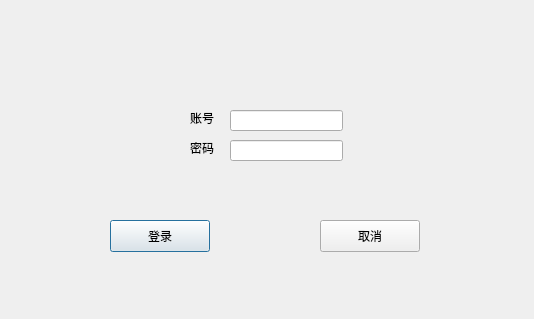
<?xml version="1.0" encoding="UTF-8"?>
<ui version="4.0">
 <class>LoginDialog</class>
 <widget class="QDialog" name="LoginDialog">
  <property name="geometry">
   <rect>
    <x>0</x>
    <y>0</y>
    <width>534</width>
    <height>319</height>
   </rect>
  </property>
  <property name="windowTitle">
   <string>LoginDialog</string>
  </property>
  <widget class="QLabel" name="label">
   <property name="geometry">
    <rect>
     <x>190</x>
     <y>110</y>
     <width>31</width>
     <height>16</height>
    </rect>
   </property>
   <property name="text">
    <string>账号</string>
   </property>
  </widget>
  <widget class="QLabel" name="label_2">
   <property name="geometry">
    <rect>
     <x>190</x>
     <y>140</y>
     <width>31</width>
     <height>16</height>
    </rect>
   </property>
   <property name="text">
    <string>密码</string>
   </property>
  </widget>
  <widget class="QLineEdit" name="accountEdit">
   <property name="geometry">
    <rect>
     <x>230</x>
     <y>110</y>
     <width>113</width>
     <height>21</height>
    </rect>
   </property>
  </widget>
  <widget class="QLineEdit" name="codeEdit">
   <property name="geometry">
    <rect>
     <x>230</x>
     <y>140</y>
     <width>113</width>
     <height>21</height>
    </rect>
   </property>
  </widget>
  <widget class="QPushButton" name="loginBtn">
   <property name="geometry">
    <rect>
     <x>110</x>
     <y>220</y>
     <width>100</width>
     <height>32</height>
    </rect>
   </property>
   <property name="text">
    <string>登录</string>
   </property>
  </widget>
  <widget class="QPushButton" name="cancelBtn">
   <property name="geometry">
    <rect>
     <x>320</x>
     <y>220</y>
     <width>100</width>
     <height>32</height>
    </rect>
   </property>
   <property name="text">
    <string>取消</string>
   </property>
  </widget>
 </widget>
 <resources/>
 <connections/>
</ui>
